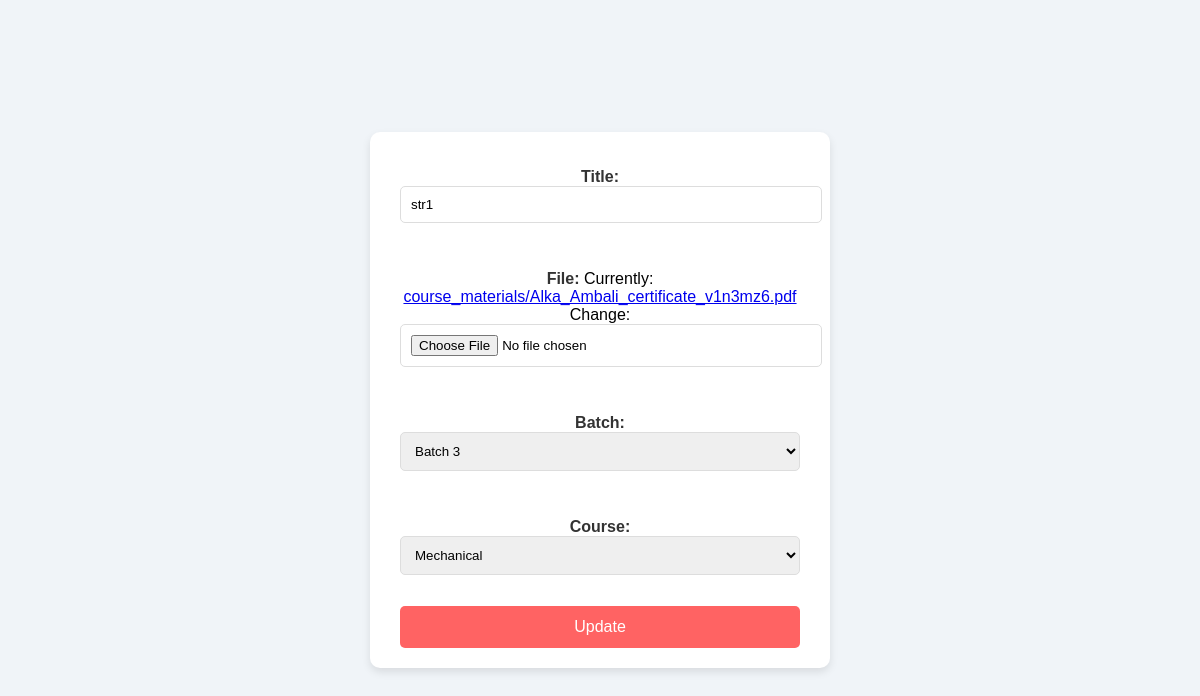
/teacherapp/update/14/, run on the app's committed database.
### teacherapp/models.py (models this page shows)
class CourseMaterial(models.Model):
    title = models.CharField(max_length=100)
    file = models.FileField(upload_to='course_materials/')
    course=models.ForeignKey(Course,on_delete=models.CASCADE,null=True)
    batch=models.ForeignKey(Batch,on_delete=models.CASCADE,null=True)

### adminapp/models.py (models this page shows)
class Batch(models.Model):
    batch=models.CharField(max_length=100)
    def __str__(self):
        return self.batch

### teacherapp/views.py (the view, shortened to what this page needs)
# urls.py: path('update/<int:id>/', UpdateCourseMaterial.as_view(), name='update_course_material'),
class UpdateCourseMaterial(View):
    def get(self, request, id):
        material = CourseMaterial.objects.get(id=id)
        form = CourseMaterialForm(instance=material)
        return render(request, 'uploadfiles/update_course_material.html', {'form': form})

### teacherapp/forms.py
class CourseMaterialForm(forms.ModelForm):
    class Meta:
        model = CourseMaterial
        fields = ['title', 'file','batch','course']

### adminapp/models.py (called while the page is built)
    def __str__(self) -> str:
        return self.course_name

### templates/uploadfiles/update_course_material.html (shortened to what this page needs)
<!DOCTYPE html>
<html lang="en">
<head>
</head>
<body>
    <div class="form-container">
        <form method="post" enctype="multipart/form-data">
            {{ form.as_p }}
            <button type="submit">Update</button>
        </form>
    </div>
</body>
</html>

### templates/uploadfiles/update_course_material.html (style rules this page uses)
body { font-family: Arial, sans-serif; background-color: #F0F4F8; margin: 0; padding: 0; display: flex; justify-content: center; align-items: center; height: 100vh; }
.form-container { background-color: #FFFFFF; padding: 20px 30px; border-radius: 10px; box-shadow: 0 4px 8px rgba(0, 0, 0, 0.1); width: 100%; max-width: 400px; text-align: center; }
.form-container form { display: flex; flex-direction: column; gap: 15px; }
.form-container button { background-color: #FF6363; color: white; border: none; padding: 12px; font-size: 16px; cursor: pointer; border-radius: 5px; transition: background-color 0.3s ease; }
.form-container input[type="file"], .form-container input[type="text"], .form-container textarea, .form-container select { padding: 10px; border: 1px solid #ddd; border-radius: 5px; transition: border-color 0.3s ease, box-shadow 0.3s ease; width: 100%; }
.form-container label { text-align: left; margin-bottom: -10px; font-weight: bold; color: #333; }

### data on the page
CourseMaterial: title "str1", course "Mechanical"
Batch: batch "Batch 3"
